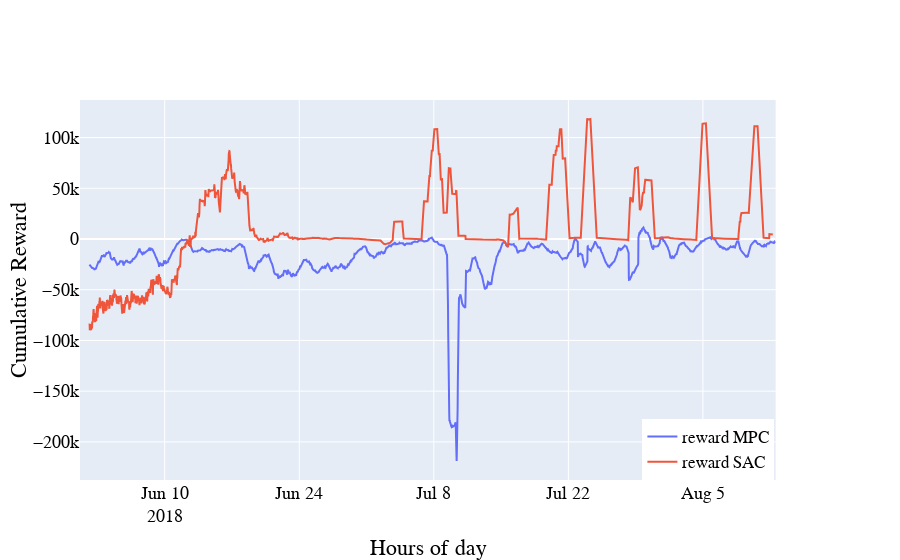

Here is the notebook cell this chart was saved with:
### Code cell
cumulative_reward_mpc = results_mpc['r'].rolling(window=48).mean()
cumulative_reward_nn = results_nn['r'].rolling(window=48).mean()
fig = make_subplots(specs=[[{"secondary_y": True}]])
fig.add_trace(go.Scatter(x=results_mpc['timestamp'], y=cumulative_reward_mpc, name='reward MPC'), secondary_y=False)
fig.add_trace(go.Scatter(x=results_nn['timestamp'], y=cumulative_reward_nn, name='reward SAC'), secondary_y=False)


fig.update_layout(
    font=dict(family='Courier New, monospace', size=18, color='black'),
    legend_orientation="h",
    legend=go.layout.Legend(
        x=0.76,
        y=0,
        traceorder="normal",
        font=dict(
            family="Courier New, monospace",
            size=17,
        )),
    )

# Set x-axis title
fig.update_xaxes(title_text="Hours of day")

# Set y-axes titles
fig.update_yaxes(title_text="Cumulative Reward")
fig.show()

### Figure 1 — Plotly figure (JSON) as saved in the notebook; plotly's stock layout.template omitted (floating-point values rounded to 4 significant figures; data arrays with more than 128 entries replaced by an {"elided": "..."} marker saying what was removed)
{"data": [{"name": "reward MPC", "type": "scatter", "x": {"elided": "3475 str values"}, "xaxis": "x", "y": {"elided": "3475 float values"}, "yaxis": "y"}, {"name": "reward SAC", "type": "scatter", "x": {"elided": "3461 str values"}, "xaxis": "x", "y": {"elided": "3461 float values"}, "yaxis": "y"}], "layout": {"font": {"color": "black", "family": "Courier New, monospace", "size": 18}, "legend": {"font": {"family": "Courier New, monospace", "size": 17}, "traceorder": "normal", "x": 0.76, "y": 0}, "xaxis": {"anchor": "y", "domain": [0, 0.94], "title": {"text": "Hours of day"}}, "yaxis": {"anchor": "x", "domain": [0, 1], "title": {"text": "Cumulative Reward"}}, "yaxis2": {"anchor": "x", "overlaying": "y", "side": "right", "title": {"text": "Cumulative Reward"}}}}
